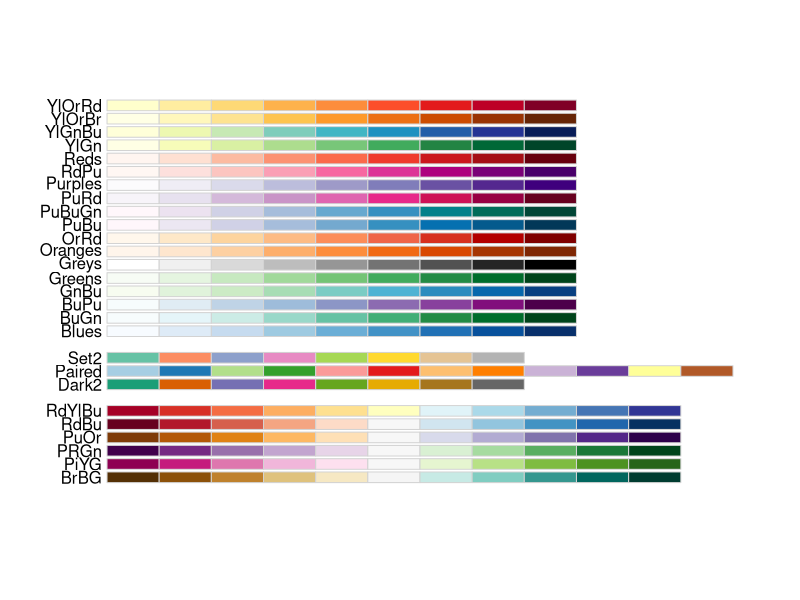
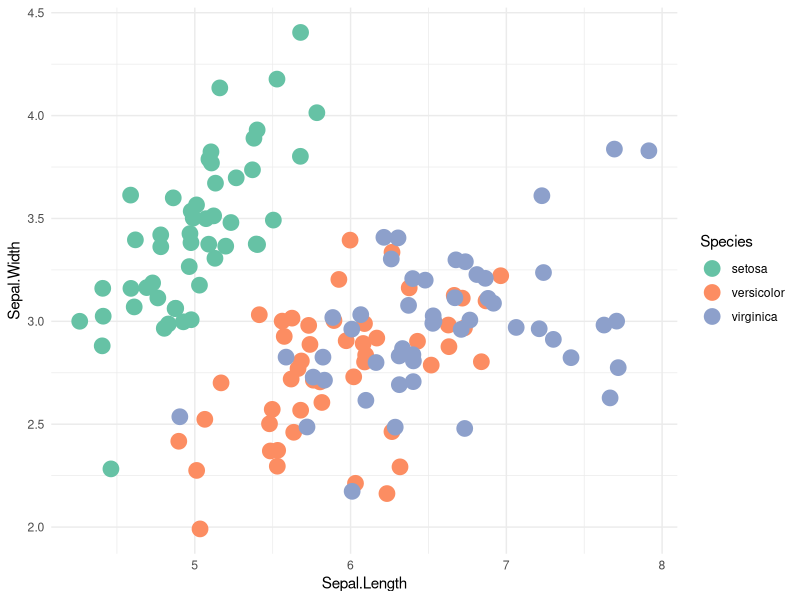
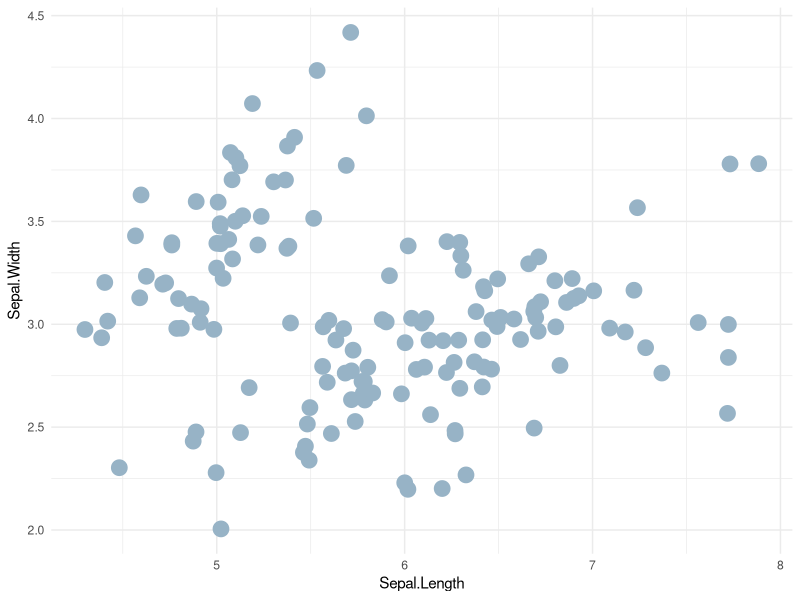
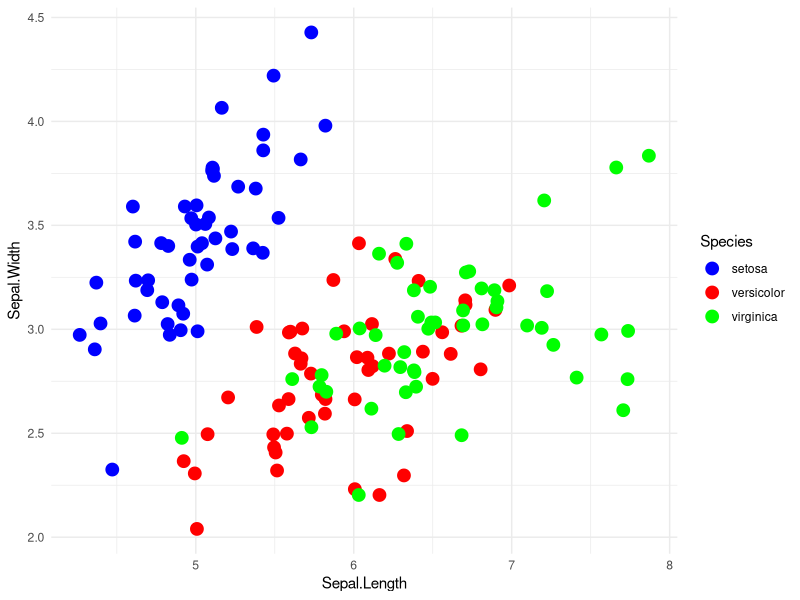
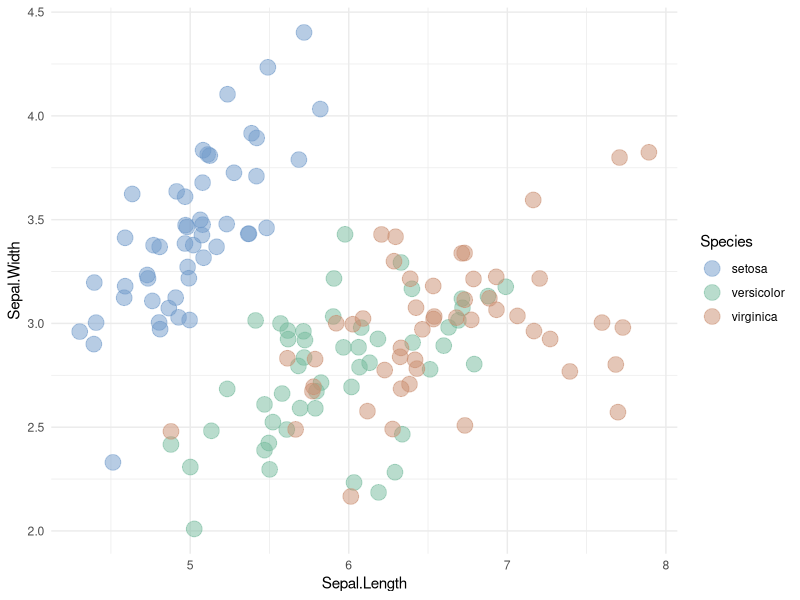

Generate these figures, in order, with R:
#install.packages("RColorBrewer")
library(RColorBrewer)
library(tidyverse)


display.brewer.all(colorblindFriendly = TRUE)

?iris
view(iris)
names(iris)

### Type - 1 

iris %>% 
  ggplot(aes(Sepal.Length, Sepal.Width,
             color = Species)) +
  geom_jitter(size = 5) +
  scale_color_brewer(palette = "Set2") +
  theme_minimal()


### Type - 2  # Take Control

iris %>%
  ggplot(aes(Sepal.Length, Sepal.Width)) +
  geom_jitter(color = "#97B3C6",
              size = 5) +
  theme_minimal()


### Type - 3  # Be Specific
unique(iris$Species)

iris %>% 
  ggplot(aes(Sepal.Length, Sepal.Width,
             color = Species)) +
  geom_jitter(size = 4) +
  scale_color_manual(values = c("setosa" = "blue",
                                "versicolor" = "red",
                                "virginica" = "green")) +
  theme_minimal() 



### Type - 4  # Be even more specific

iris %>%
  ggplot(aes(Sepal.Length, Sepal.Width,
             color = Species))+
  geom_jitter(size = 5, alpha = 0.5)+
  scale_color_manual(values =
                       c("setosa" = "#719AC9",
                         "versicolor" = "#75B99C",
                         "virginica" = "#C98D71"))+
  theme_minimal()
